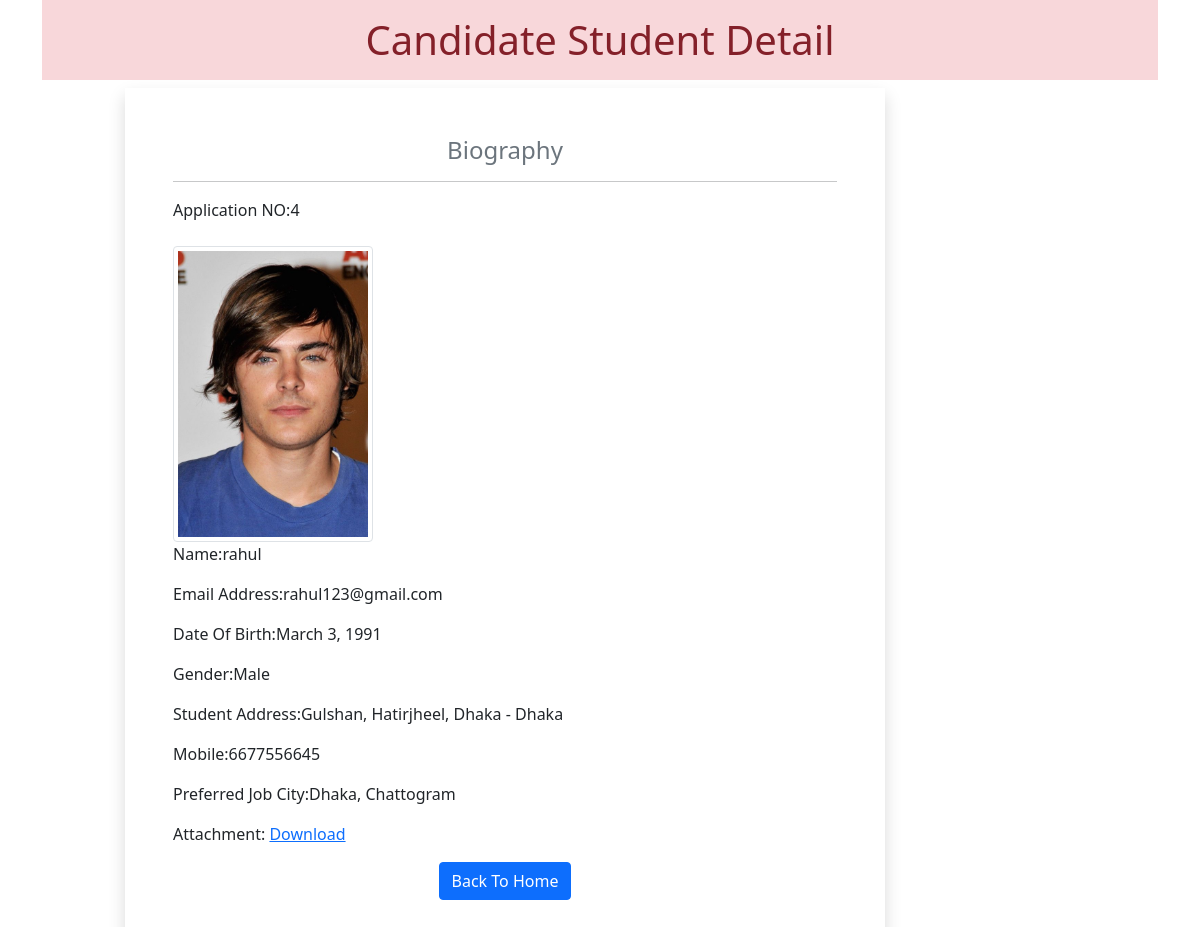
Page /4/ on the committed database.
### myapp/models.py (models this page shows)
class User(models.Model):
    name=models.CharField(max_length=100)
    dob=models.DateField(auto_now=False, auto_now_add=False)
    gender=models.CharField(max_length=100)
    city=models.CharField(max_length=100)
    locality=models.CharField(max_length=100)
    pin=models.PositiveIntegerField()
    division=models.CharField(choices=DIVISION_CHOICE, max_length=50)
    mobile=models.PositiveIntegerField()
    email=models.EmailField()
    job_city=models.CharField(max_length=100)
    profile_image=models.ImageField(upload_to='myimage', blank=True)
    my_file=models.FileField(upload_to='doc', blank=True)

### myapp/views.py (the view)
# urls.py: path('<int:pk>/', views.CandidateView.as_view(), name='candidate'),
class CandidateView(View):
    def get(self, request, pk):
        candidate=User.objects.get(pk=pk)
        return render(request, 'myapp/candidate.html', {'candidate':candidate})

### myapp/templatetags/myfilter.py (called while the page is built)
@register.filter(name='remove_special')
def remove_chars(value,arg):
    for character in arg:
        value=value.replace(character, "")
    return value

### myapp/templates/myapp/candidate.html (shortened to what this page needs)
<!doctype html>
{%load myfilter %}
<html lang="en">
  <head>
    <link href="https://cdn.jsdelivr.net/npm/bootstrap@5.0.2/dist/css/bootstrap.min.css" rel="stylesheet">
  </head>
  <body>
    <div class="container">
        <h1 class="text-center alert-danger p-3">Candidate Student Detail </h1>
        <div class="row">
            <div class="col-md-8 shadow p-5 offset-sm-1">
                <h4 class="text-center text-secondary">Biography</h4><hr>
                <p>Application NO:{{candidate.id}}</p>
                <img src="{{candidate.profile_image.url}}" alt="" class="img-fluid img-thumbnail mt-2" width="200" height="150">
                <p>Name:{{candidate.name}}</p>
                <p>Email Address:{{candidate.email}}</p>
                <p>Date Of Birth:{{candidate.dob}}</p>
                <p>Gender:{{candidate.gender}}</p>
                <p>Student Address:{{candidate.city}}, {{candidate.locality}}, {{candidate.division}} - {{candidate.division}}</p>
                <p>Mobile:{{candidate.mobile}}</p>
                <p>Preferred Job City:{{candidate.job_city|remove_special:"[]'"}}</p>
                <p>Attachment: <a href="{{candidate.my_file.url}}">Download</a></p>
                <div class="text-center">
                  <a href="{% url 'home'%}" class="btn btn-primary">Back To Home</a>
                </div>
            </div>
        </div>
    </div>
  </body>
</html>

### rows in the picture
User: id "4", profile_image (picture), name "rahul", email "rahul123@gmail.com", dob "March 3, 1991", gender "Male", city "Gulshan", locality "Hatirjheel", division "Dhaka", mobile "6677556645", job_city|remove_special "Dhaka, Chattogram"
